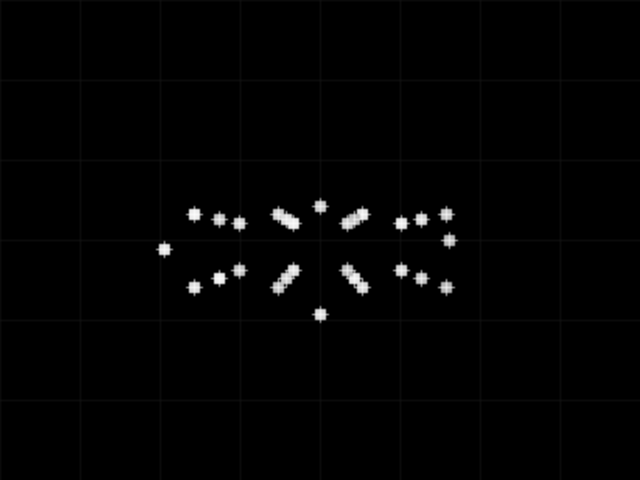
#> input picture pixel_to_world_exercise/frames/frame_00.png, 640 x 480 px
$ jupyter execute --allow-errors solution.ipynb   (shell and % lines are left out)
#> lines starting #> are read from the running program, lines starting #| are printed output that depends on the picture; after the words box and inside, x2 and y2 are one past the last pixel; in counts of white or black regions, pixels touching at a corner belong together
# Visual-Inertial Robotics Mini Dataset

This notebook is meant to let students get familiar with the basic robotics visual pipeline.

1. Detect Shi-Tomasi corners in the first camera frame.
2. Track those corners using PyrLK optical flow.
3. Use known depth and camera calibration to back-project pixels into 3D.
4. Transform 3D points from the **optical frame** to the **body frame**, then to the **world frame**.

The dataset is synthetic so all variables are known and easy to verify.

[cell 1]
from pathlib import Path
import csv
import json

import cv2
import numpy as np
import matplotlib.pyplot as plt

plt.rcParams["figure.figsize"] = (7, 5)

DATA_DIR = Path(".")
FRAME_DIR = DATA_DIR / "frames"
GT_DIR = DATA_DIR / "ground_truth"

## Load calibration and known frame transforms

[cell 2]
with open(DATA_DIR / "calibration.json") as f:
#> (reads pixel_to_world_exercise/calibration.json from the repository)
    calib = json.load(f)

K = np.array(calib["K"], dtype=float)
R_optical_body = np.array(calib["R_optical_body"], dtype=float)
R_body_optical = np.array(calib["R_body_optical"], dtype=float)

print("K =\n", K)
print("\nR_optical_body =\n", R_optical_body)
print("\nR_body_optical =\n", R_body_optical)
print("\nBody frame:", calib["body_frame"])
print("Optical frame:", calib["optical_frame"])

[cell 3]
def read_gray(path):
    img = cv2.imread(str(path), cv2.IMREAD_GRAYSCALE)
#> img is the input picture: shape (480, 640); min 0, max 251, mean 3
    if img is None:
        raise FileNotFoundError(f"Could not read image: {path}")
    return img

def show_gray(img, title=""):
    plt.figure()
    plt.imshow(img, cmap="gray")
    plt.title(title)
    plt.axis("off")
    plt.show()

def show_bgr(img, title=""):
    plt.figure()
    plt.imshow(cv2.cvtColor(img, cv2.COLOR_BGR2RGB))
    plt.title(title)
    plt.axis("off")
    plt.show()

def load_body_pose(frame_idx):
    with open(GT_DIR / "body_poses_world.csv", newline="") as f:
        reader = csv.DictReader(f)
        for row in reader:
            if int(row["frame"]) == frame_idx:
                p_wb = np.array([float(row["p_wb_x"]), float(row["p_wb_y"]), float(row["p_wb_z"])])
                R_wb = np.array([
                    [float(row["R_wb_00"]), float(row["R_wb_01"]), float(row["R_wb_02"])],
                    [float(row["R_wb_10"]), float(row["R_wb_11"]), float(row["R_wb_12"])],
                    [float(row["R_wb_20"]), float(row["R_wb_21"]), float(row["R_wb_22"])],
                ])
                return R_wb, p_wb
    raise ValueError(f"No pose found for frame {frame_idx}")

def load_measurements(frame_idx):
    rows = []
    with open(GT_DIR / "measurements.csv", newline="") as f:
        reader = csv.DictReader(f)
        for row in reader:
            if int(row["frame"]) == frame_idx:
                rows.append(row)
    return rows

## Part 1: View the first frame and ground truth

Ground-truth visualizations are provided only for comparison. Your pipeline should begin from the raw frame.

[cell 4]
img0 = read_gray(FRAME_DIR / "frame_00.png")
show_gray(img0, "Raw frame_00")

gt0 = cv2.imread(str(GT_DIR / "gt_points_frame_00.png"))
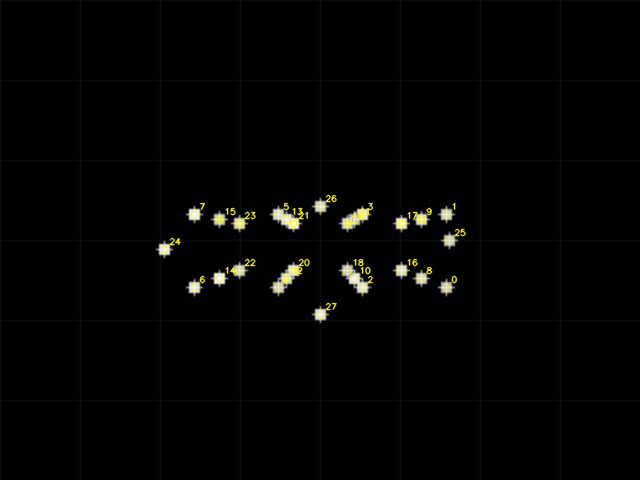
#> input picture pixel_to_world_exercise/ground_truth/gt_points_frame_00.png, 640 x 480 px
#> gt0 is the input picture: shape (480, 640, 3); mean B, G, R 2.6, 3.7, 3.7
show_bgr(gt0, "Ground-truth feature locations for frame_00")

## Part 2: Detect Shi-Tomasi corners

Fill in the OpenCV call. The output should be an array shaped roughly like `(N, 1, 2)`.

[cell 5]
# [6 lines of commented-out code are left out]

p0 = cv2.goodFeaturesToTrack(img0, maxCorners=80, qualityLevel=0.01, minDistance=10, blockSize=5)
#> p0 = 51 rows, first 8: [198, 218], [190, 210], [223, 282], [215, 274], [297, 227], [366, 218], [350, 282], [405, 227]

vis = cv2.cvtColor(img0, cv2.COLOR_GRAY2BGR)

if p0 is None:
    print("TODO: fill in cv2.goodFeaturesToTrack.")
else:
    for pt in p0.reshape(-1, 2):
        x, y = pt.astype(int)
        cv2.circle(vis, (x, y), 5, (0, 255, 0), 2)
#> this loop made 51 passes
#> (x, y) on passes 1 to 12: (198, 218), (190, 210), (223, 282), (215, 274), (297, 227), (366, 218), (350, 282), (405, 227), (168, 253), (160, 245), (358, 274), (397, 219)
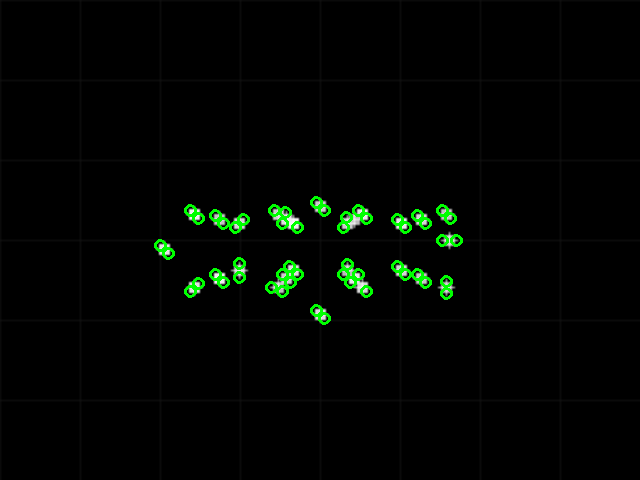
#> vis: shape (480, 640, 3); 1.45% of pixels changed, all inside (x1, y1, x2, y2) = (154, 196, 463, 325)

show_bgr(vis, "Detected Shi-Tomasi points")
#> `prev_pts = p0.copy()`: prev_pts has the same summary as p0

## Part 3: Track features with PyrLK

Track the Shi-Tomasi points through the next frames.

[cell 6]
tracked_by_frame = {}

#> (the rest of this cell did not finish here and is left out)

## Part 4: Back-project one known pixel using known depth

For simplicity, the dataset gives known depth for every ground-truth feature. This lets you practice the frame transformation step without needing stereo or triangulation.

Projection model:

$$
\mathbf{x}_o = Z K^{-1}\begin{bmatrix}u \\ v \\ 1\end{bmatrix}
$$

where $\mathbf{x}_o$ is the 3D point in the optical frame.

[cell 7]
def pixel_depth_to_optical(u, v, depth_z, K):
    pixel_h = np.array([u, v, 1.0])

    ray = np.linalg.inv(K) @ pixel_h

    point_optical = ray * depth_z

    return point_optical

# Use a known measurement from frame 0.
rows0 = load_measurements(frame_idx=0)
#> (reads pixel_to_world_exercise/ground_truth/measurements.csv from the repository)
#> after the loop in load_measurements, `for row in reader:`: rows = 28 items
#> rows0 = 28 items
example = rows0[0]
#> example = 14 items

u = float(example["u"])
#> u = 446
v = float(example["v"])
#> v = 287.2
depth_z = float(example["depth_z_optical"])
#> depth_z = 4

point_optical = pixel_depth_to_optical(u, v, depth_z, K)
#> in pixel_depth_to_optical, `pixel_h = np.array([u, v, 1.0])`: pixel_h = [446, 287.2, 1]
#> in pixel_depth_to_optical, `ray = np.linalg.inv(K) @ pixel_h`: ray = [0.3, 0.112, 1]
#> in pixel_depth_to_optical, `point_optical = ray * depth_z`: point_optical = [1.2, 0.45, 4]
#> point_optical = [1.2, 0.45, 4]

print("Example pixel:", (u, v))
#| Example pixel: (446.0, 287.25)
print("Known optical depth:", depth_z)
#| Known optical depth: 4.0
print("Computed optical-frame 3D point:", point_optical)
#| Computed optical-frame 3D point: [1.2  0.45 4.  ]
print("Ground-truth optical-frame 3D point:",
      [float(example["optical_x"]), float(example["optical_y"]), float(example["optical_z"])])
#| Ground-truth optical-frame 3D point: [1.2, 0.45, 4.0]

## Part 5: Optical frame → body frame → world frame

Known transforms:

$$
\mathbf{x}_b = R_{bo}\mathbf{x}_o
$$

$$
\mathbf{x}_w = R_{wb}\mathbf{x}_b + \mathbf{p}_{wb}
$$

where:
- $R_{bo}$ transforms optical coordinates into body coordinates.
- $R_{wb}$ and $\mathbf{p}_{wb}$ are the known robot body pose in the world.

[cell 8]
def optical_to_body(point_optical):
    point_body = R_body_optical @ point_optical
#> point_body = [4, -1.2, -0.45]
    return point_body

def body_to_world(point_body, frame_idx):
    R_wb, p_wb = load_body_pose(frame_idx)

    point_world = R_wb @ point_body + p_wb
    return point_world

if point_optical is None:
    print("Complete pixel_depth_to_optical first.")
else:
    point_body = optical_to_body(point_optical)
#> point_body = [4, -1.2, -0.45]
    point_world = body_to_world(point_body, frame_idx=0)
#> (reads pixel_to_world_exercise/ground_truth/body_poses_world.csv from the repository)
#> point_world = [4, -1.2, -0.45]

    print("Computed body-frame point:", point_body)
#| Computed body-frame point: [ 4.   -1.2  -0.45]
    print("Ground-truth body-frame point:",
          [float(example["body_x"]), float(example["body_y"]), float(example["body_z"])])
#| Ground-truth body-frame point: [4.0, -1.2, -0.45]

    print("\nComputed world-frame point:", point_world)
#| Computed world-frame point: [ 4.   -1.2  -0.45]
    print("Ground-truth world-frame point:",
          [float(example["world_x"]), float(example["world_y"]), float(example["world_z"])])
#| Ground-truth world-frame point: [4.0, -1.2, -0.45]
